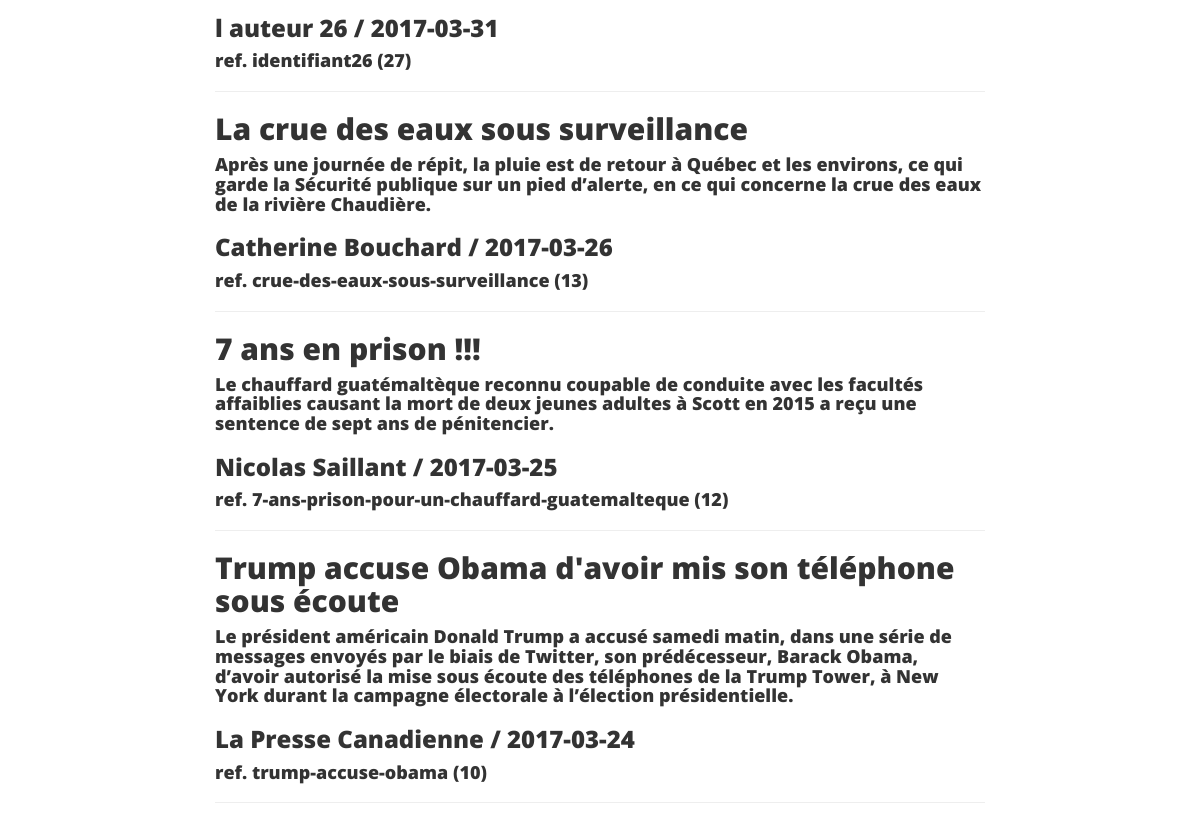
Before: / (middle part) with the older database file.
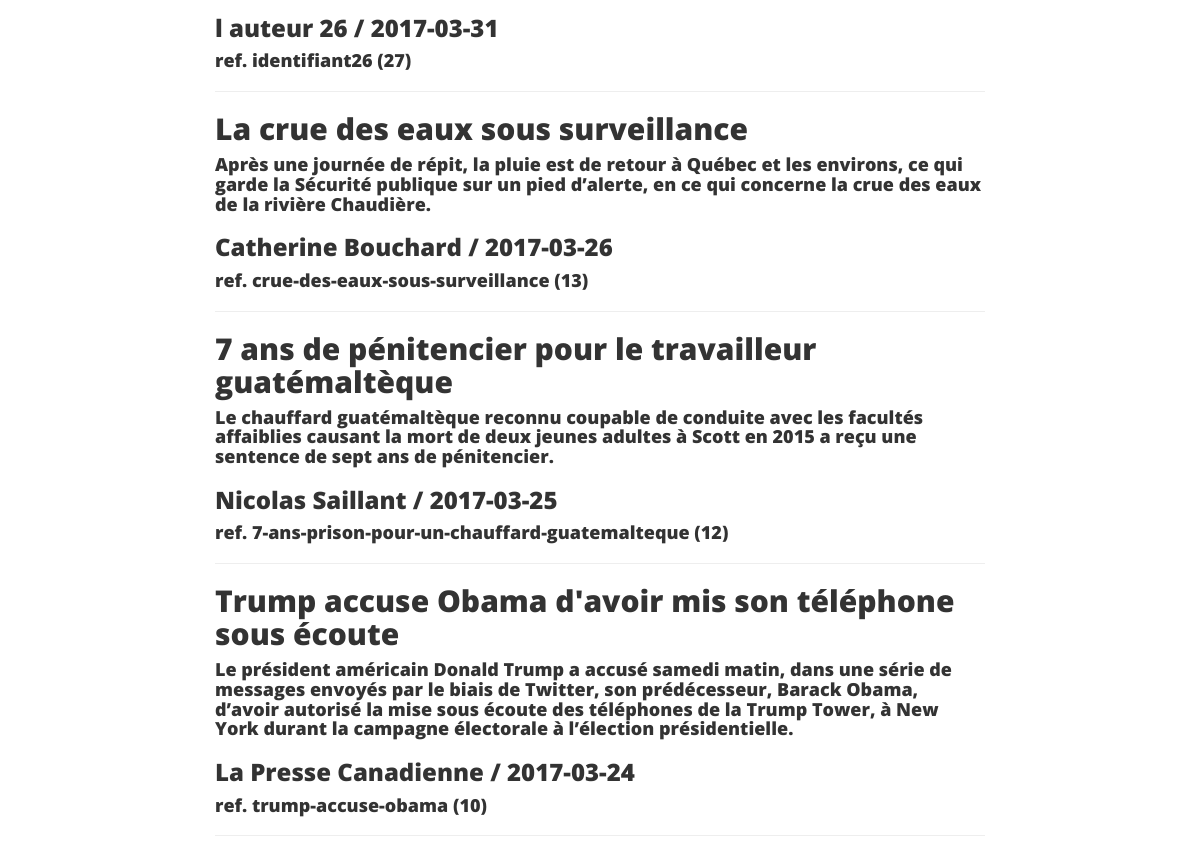
After: the same page with the newer database file.
### tables this page shows
CREATE TABLE article (
  id integer primary key,
  titre varchar(100),
  identifiant varchar(50),
  auteur varchar(100),
  date_publication text,
  paragraphe varchar(500)
);

### index.py (the view)
@app.route('/')
def page_accueil():
    limite='5'
    articles = get_db().get_article_limite(limite)
    return render_template('index.html', titre="Acceuil",
                           sous_titre=u"Pour les amoureux de la simplicité",
                           articles=articles)

### database.py (called while the page is built)
def build_dictionary_list(curseur):
    liste_article = []
    for row in curseur:
        dict_article = {}
        for i in range(0, len(row)):
            dict_article[curseur.description[i][0]] = row[i]
        liste_article.append(dict_article)
    return liste_article

    def get_connection(self):
        if self.connection is None:
            self.connection = sqlite3.connect('db/crm.db')
        return self.connection

    def disconnect(self):
        if self.connection is not None:
            self.connection.close()

    def get_article_limite(self, limite):
        cursor = self.get_connection().cursor()
        cursor.execute("select id, titre, identifiant, auteur, "
                       "       date_publication, paragraphe "
                       "from article "
                       "where date_publication <= date('now', 'localtime') "
                       "Order by date_publication Desc "
                       "limit ?", [limite])
        return build_dictionary_list(cursor)

### index.py (called while the page is built)
def get_db():
    db = getattr(g, '_database', None)
    if db is None:
        g._database = Database()
    return g._database

### templates/index.html (shortened to what this page needs)
{% extends "HeaderFooter.html" %}
{% block content %}
    <div class="container">
        <div class="row">
        <div/>
		<br/>
        <div class="row">
            <div class="col-lg-8 col-lg-offset-2 col-md-10 col-md-offset-1">
                <div class="post-preview">
                    {% for article in articles %}
                    <h2 class="titre-article">
                        {{ article.titre }}
                    </h2>
                    <h4>
                        {{ article.paragraphe }}
                    </h4>
                    <h3 class="sous-titre-article">
                         {{ article.auteur }} / {{ article.date_publication }}
                    </h3>
                    <h4>
                        ref.  {{ article.identifiant }} ({{ article.id }})
                    </h4>
                    <hr/>
                    {% endfor %}
                </div>
            </div>
        </div>
    </div>
{% endblock %}

Changed rows visible on the page:
changed article "Nicolas Saillant": titre "7 ans en prison !!!" → "7 ans de pénitencier pour le travailleur guatémaltèque"
